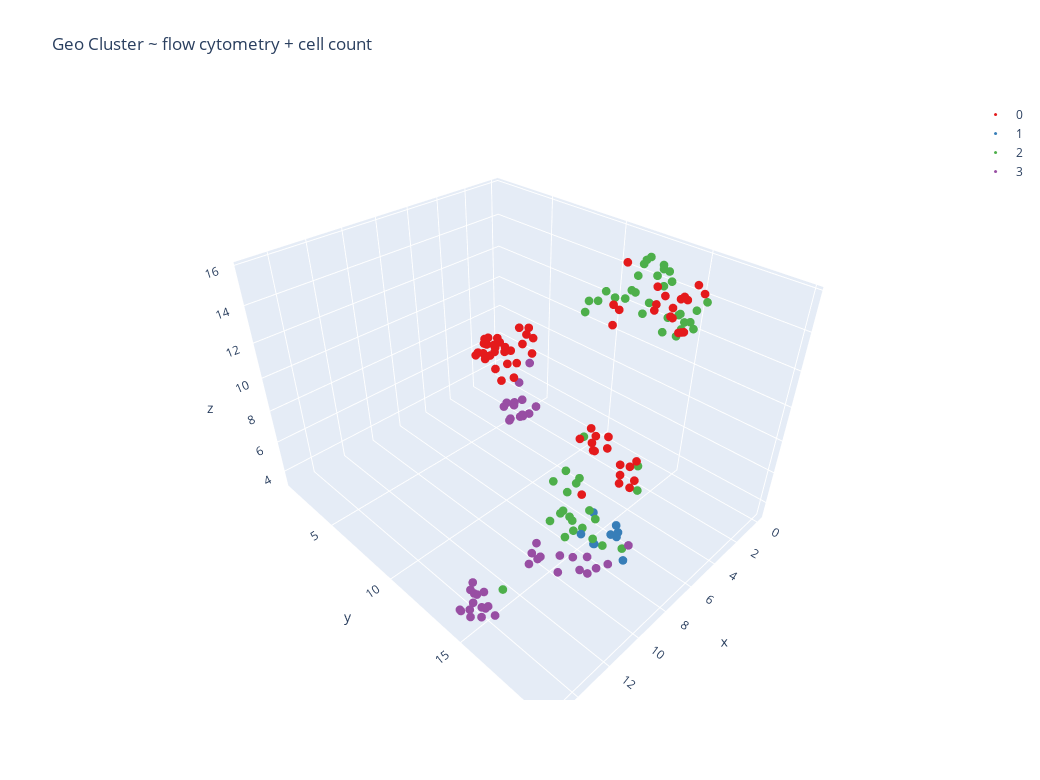

Write notebook code for a chart like this one.
### Code cell
dr_labels(features_cols=column_dict['pop1_flc'] + column_dict['pop2_flc'] + column_dict['pop3_flc'] + column_dict['ungated_flc'] + column_dict['cell_count'] + ['Parasites_uL_visit_1', 'Parasites_uL_visit_2'] + column_dict['biometric'], label_col='geo_cluster', df=master_df, technique='umap', title="Geo Cluster ~ flow cytometry + cell count", plot_3d=True, hover_cols = ['Village', 'ID', 'Sex', 'days_after_start', 'killing_label', 'geo_cluster'])
